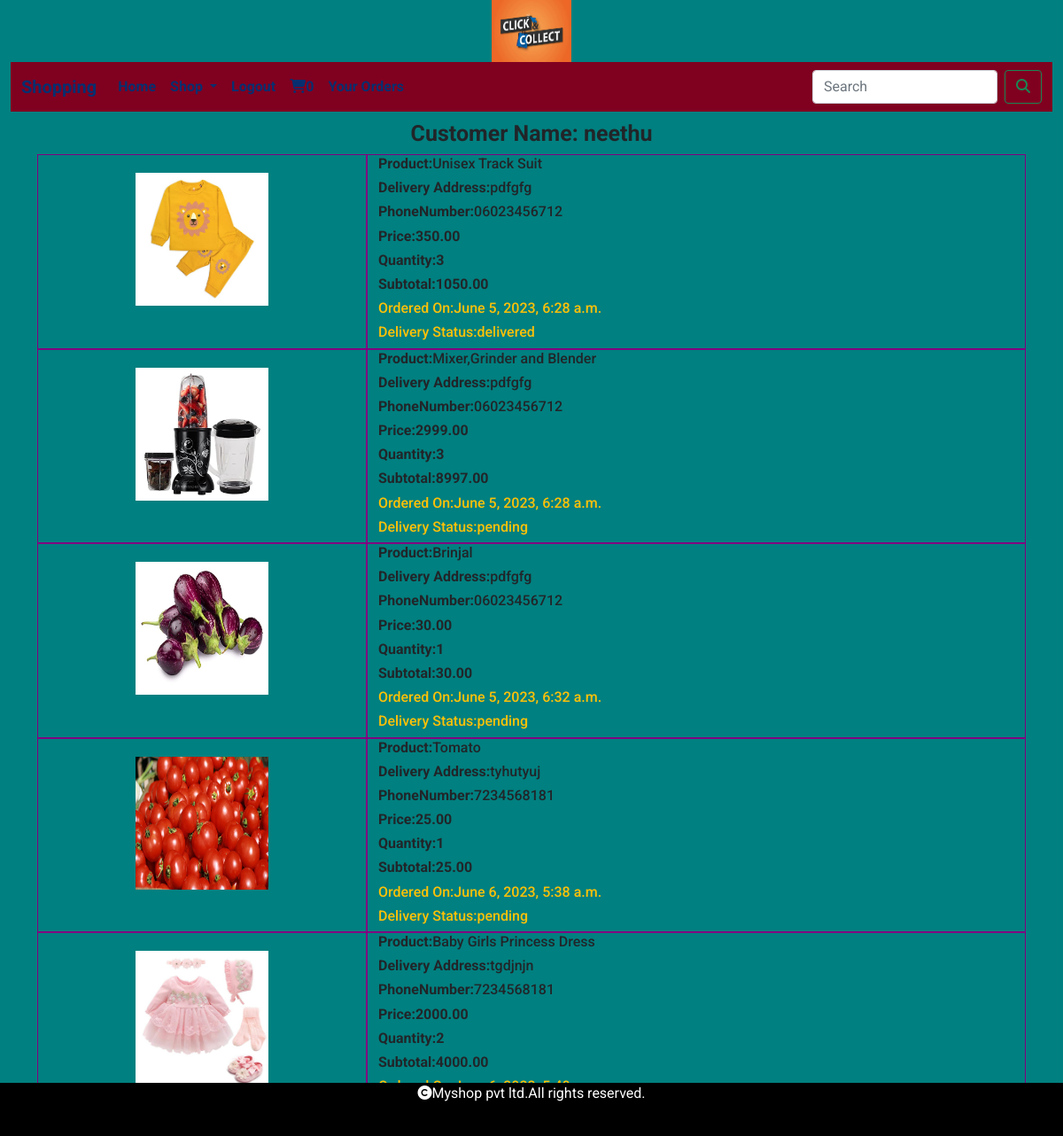
Page /cart/orderview/ (signed in) on the committed database.
### cart/models.py (models this page shows, shortened)
class Order(models.Model):
    user=models.ForeignKey(User,on_delete=models.CASCADE)
    products=models.ForeignKey(Product,on_delete=models.CASCADE)
    address=models.TextField()
    phone=models.CharField(max_length=100)
    order_status=models.CharField(max_length=30,default="pending")
    delivery_status = models.CharField(max_length=30,default="pending")
    noofitems=models.IntegerField()
    date_added=models.DateTimeField(auto_now_add=True)
    def subtotal1(self):
        return self.noofitems*self.products.price

### shop/models.py (models this page shows, shortened)
class Product(models.Model):
    name=models.CharField(max_length=250,unique=True)
    slug=models.SlugField(max_length=250,unique=True)
    description=models.TextField(blank=True)
    price=models.DecimalField(max_digits=10,decimal_places=2)
    category=models.ForeignKey(Category,on_delete=models.CASCADE)
    image=models.ImageField(upload_to="img/products",null=True,blank=True)
    stock=models.IntegerField()
    available=models.BooleanField(default=True)
    created=models.DateTimeField(auto_now_add=True)
    updated=models.DateTimeField(auto_now=True)

### cart/views.py (the view)
# urls.py: path('orderview/',views.orderview,name="orderview"),
@login_required
def orderview(request):
    user=request.user
    o=Order.objects.filter(user=user,order_status="paid")
    return render(request,'orderview.html',{'o':o})

### cart/context_processors.py (called while the page is built)
def counter(request):
    item_count=0
    if request.user.is_authenticated:
        user=request.user
        try:
            cart=Cart.objects.filter(user=user)
            for i in cart:
                item_count+=i.quantity
        except Cart.DoesNotExist:
            item_count=0
    return {'item_count':item_count}

### shop/context_processors.py (called while the page is built)
def menu_links(request):
    links=Category.objects.all()
    return {'links':links}

### templates/orderview.html
{% extends 'base.html' %}
{% load static %}
{% block content %}
<div class="container" style="margin-bottom:10px;">
    <div class="row mx-auto" style="margin:10px;">
        <b><h5>Customer Name: {{user}}</h5></b>
        {% for i in o %}
        <div class="col-sm-4" style="border:1px solid purple;">
           <center> <img src="{{i.products.image.url}}" style="height:150px;width:150px;margin:20px;"></center>
        </div>
        <div class="col-sm-8" style="border:1px solid purple;">
            <h6><strong>Product:</strong>{{i.products.name}}</h6>
            <h6><strong>Delivery Address:</strong>{{i.address}}</h6>
            <h6><strong>PhoneNumber:</strong>{{i.phone}}</h6>
            <h6><strong>Price:{{i.products.price}}</strong></h6>
            <h6><strong>Quantity:{{i.noofitems}}</strong></h6>
            <h6><strong>Subtotal:{{i.subtotal1}}</strong></h6>
            <h6 class="text-warning">Ordered On:{{i.date_added}}</h6>
            <h6 class="text-warning">Delivery Status:{{i.delivery_status}}</h6>
        </div>
        {% endfor %}
    </div>
</div>
{% endblock  %}

### static/css/custom.css (style rules this page uses)
body { font-family: 'Roboto', sans-serif; background-color:teal; }
h5 { font-weight:bold; font-size:25px; text-align:center; }

### rows in the picture
Order: products.image (picture), products.name "Unisex Track Suit", address "pdfgfg", phone "06023456712", products.price "350.00", noofitems "3", subtotal1 "1050.00", date_added "June 5, 2023, 6:28 a.m.", delivery_status "delivered"
Order: products.image (picture), products.name "Mixer,Grinder and Blender", address "pdfgfg", phone "06023456712", products.price "2999.00", noofitems "3", subtotal1 "8997.00", date_added "June 5, 2023, 6:28 a.m.", delivery_status "pending"
Order: products.image (picture), products.name "Brinjal", address "pdfgfg", phone "06023456712", products.price "30.00", noofitems "1", subtotal1 "30.00", date_added "June 5, 2023, 6:32 a.m.", delivery_status "pending"
Order: products.image (picture), products.name "Tomato", address "tyhutyuj", phone "7234568181", products.price "25.00", noofitems "1", subtotal1 "25.00", date_added "June 6, 2023, 5:38 a.m.", delivery_status "pending"
Order: products.image (picture), products.name "Baby Girls Princess Dress", address "tgdjnjn", phone "7234568181", products.price "2000.00", noofitems "2", subtotal1 "4000.00"

### other values in the picture
{{ user }} "neethu"
